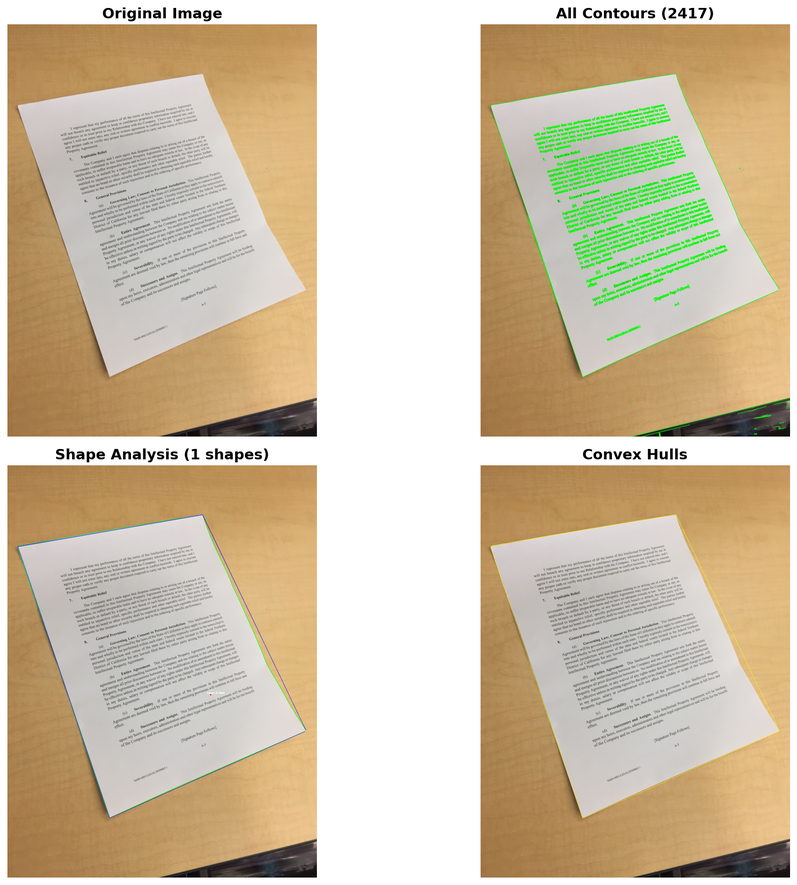
#> input picture CLR wise outputs/CLR2_Shape_Region_Analysis/shape_analysis_results.png, 797 x 885 px, shrunk from 1607 x 1784 before the run
$ python -i module2_shapes.py   (imports and definitions only)
#> lines starting #> are read from the running program, lines starting #| are printed output that depends on the picture; after the words box and inside, x2 and y2 are one past the last pixel; in counts of white or black regions, pixels touching at a corner belong together
"""
CLR-2: Shape and Region Analysis
=================================
This module demonstrates shape analysis and region detection:
- Contour detection and analysis
- Shape approximation (polygonal approximation)
- Convex hull computation
- Shape properties (area, perimeter, centroid)
- Quadrilateral detection
- Bounding rectangle computation

Testable Output: Annotated images showing detected shapes, contours, and geometric properties
"""

import cv2
import numpy as np
import matplotlib.pyplot as plt
import os


class ShapeRegionAnalyzer:
    """Class to demonstrate shape and region analysis techniques"""

    def __init__(self, image_path):
        """
        Initialize with an image

        Args:
            image_path: Path to the input image
        """
        self.original = cv2.imread(image_path)
#> self.original is the input picture: shape (885, 797, 3); mean B, G, R 166.5, 192.7, 207.4
        if self.original is None:
            raise ValueError(f"Could not load image from {image_path}")
        self.image = self.original.copy()
        self.gray = cv2.cvtColor(self.image, cv2.COLOR_BGR2GRAY)
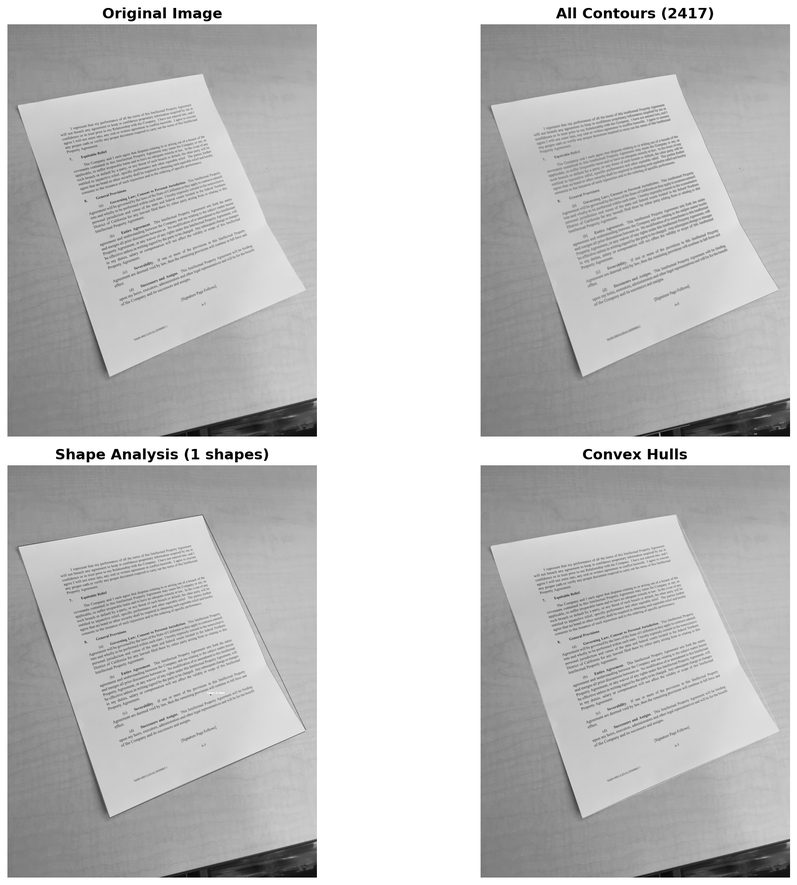
#> self.gray: shape (885, 797); min 0, max 255, mean 194.1
        self.contours = []
        self.shape_info = []

    def detect_contours(self, use_canny=True):
        """
        Detect contours in the image

        Args:
            use_canny: Use Canny edge detection before finding contours
        """
#> called with use_canny = True
        if use_canny:
            # Apply Gaussian blur and Canny edge detection
            blurred = cv2.GaussianBlur(self.gray, (5, 5), 0)
            edges = cv2.Canny(blurred, 50, 150)
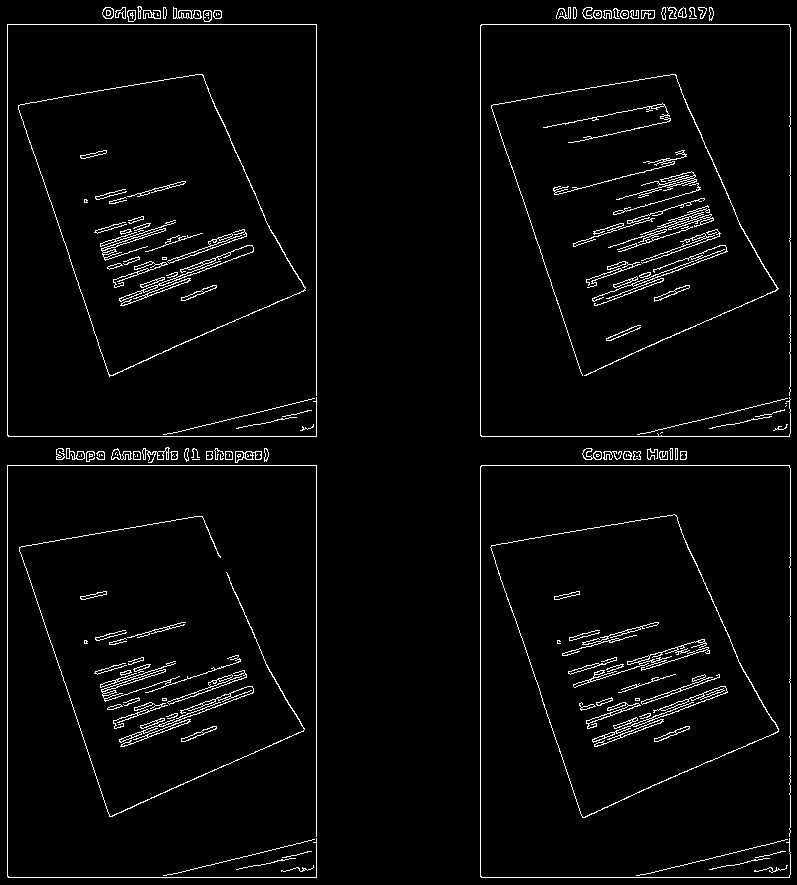
#> edges: shape (885, 797); 3.3% white in thin lines or dots
        else:
            # Use thresholding
            _, edges = cv2.threshold(self.gray, 127, 255, cv2.THRESH_BINARY)

        # Find contours
        contours, hierarchy = cv2.findContours(edges, cv2.RETR_EXTERNAL,
                                               cv2.CHAIN_APPROX_SIMPLE)
#> contours = 120 contours, 53 with area under 20; largest, box (x1, y1, x2, y2) and area: (490, 514, 779, 818) 51650, (18, 74, 306, 377) 51398, (100, 655, 241, 702) 274, (119, 686, 254, 743) 224, (640, 205, 714, 235) 196

        self.contours = sorted(contours, key=cv2.contourArea, reverse=True)
#> self.contours has the same summary as contours
        print(f"✓ Detected {len(self.contours)} contours")
#| ✓ Detected 120 contours

        return self.contours

    # [234 lines left out: functions analyze_shapes, detect_quadrilaterals, compute_shape_descriptors, visualize_contours, generate_report, test_clr2, not called in this run]


# [9 lines not run here, left out]

>>> result = ShapeRegionAnalyzer('../CLR wise outputs/CLR2_Shape_Region_Analysis/shape_analysis_results.png').detect_contours()
#> result has the same summary as contours in detect_contours
